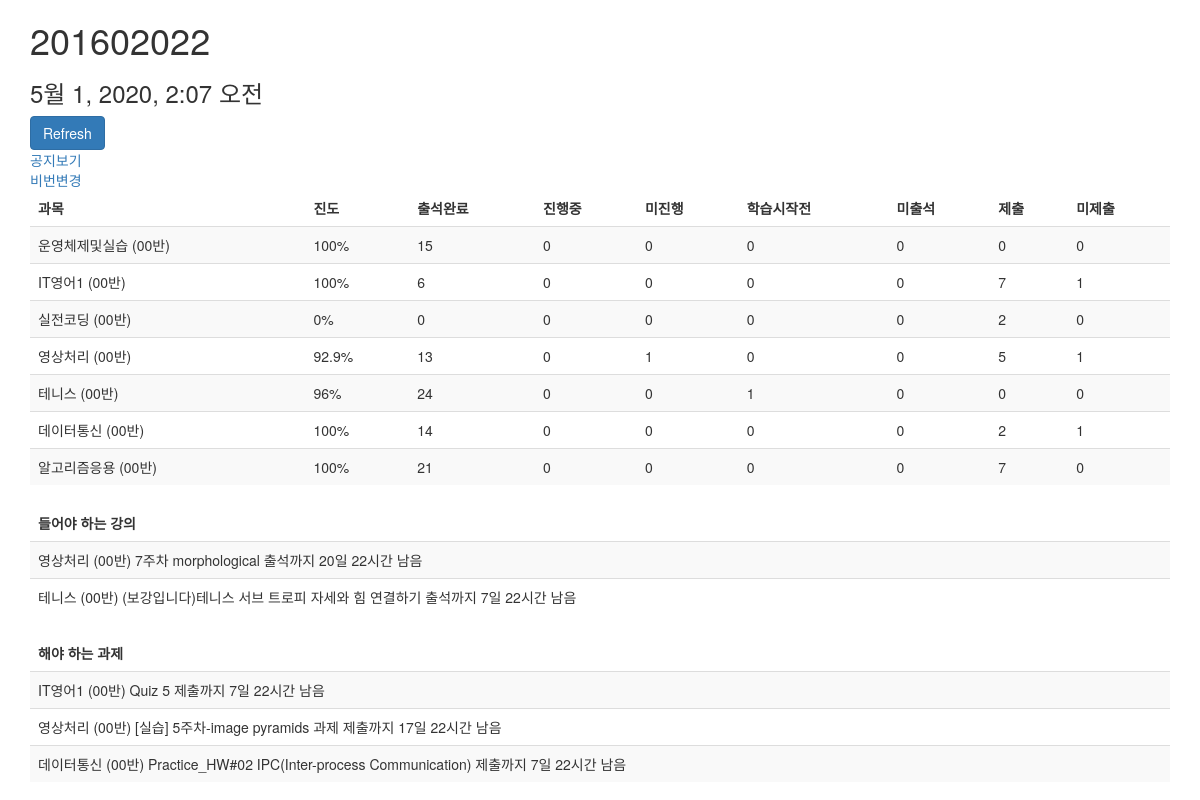
Page /elearn/ (signed in) on the earlier database version.
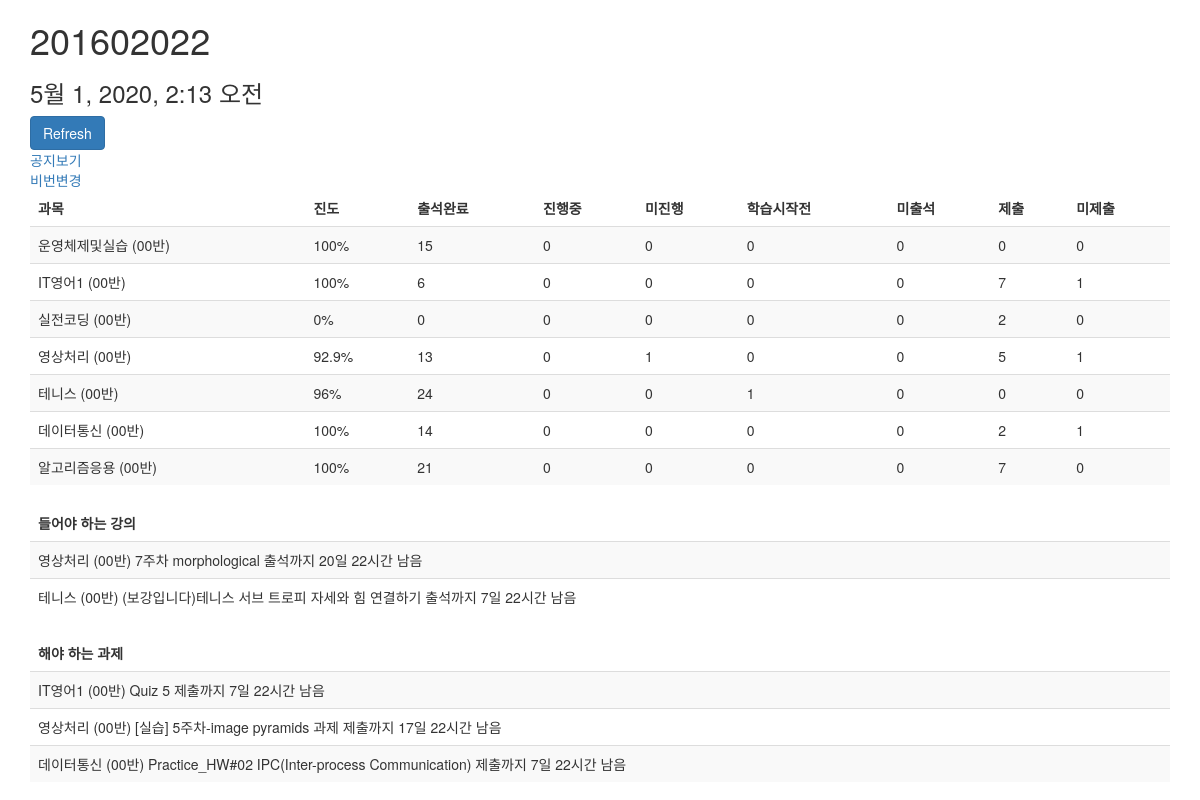
Same page on the later database version.
### login/models.py (models this page shows)
class Profile(models.Model):
	user = models.OneToOneField(User, on_delete=models.CASCADE)
	portal_id = models.CharField(max_length=50)
	portal_pw = models.CharField(max_length=50)
	last_update = models.DateTimeField(default=timezone.now)

### cse_notice/views.py (the view)
# urls.py: path('elearn/', notices.elearn, name='elearn'),
def elearn(request):
	profile = Profile.objects.get(user=request.user)
	context = ec.get_context(profile)
	if request.method == "POST":
		context = ec.fetch_and_update(profile)
	return render(request, 'notice/elearn.html', context)

### elearn_crawler.py (called while the page is built)
def get_context(profile):
    elearns = ElearnData.objects.filter(userID=profile)
    videos2watch = []
    reports2do = []
    for data in elearns:
        videos = json.loads(data.videos2watch)
        for video in videos:
            videos2watch.append(video)
        reports = json.loads(data.reports2do)
        for report in reports:
            reports2do.append(report)
    context = {
        'profile': profile,
        'classes': elearns,
        'videos': videos2watch,
        'reports': reports2do,
    }
    return context

### templates/notice/elearn.html (shortened to what this page needs)
<!DOCTYPE html>
<html lang="en">
<head>
  <link rel="stylesheet" href="http://maxcdn.bootstrapcdn.com/bootstrap/3.3.6/css/bootstrap.min.css">
</head>
<body>
<div class="container">
    <h1>{{profile.portal_id}}</h1>
    <h3>{{profile.last_update}}</h3>
    <form method="POST" action="{% url 'elearn'%}">
        <input type="submit" class="btn btn-primary" value="Refresh">
        <div>
			<a href="{% url 'notice' %}" class="txt1">
				공지보기
			</a>
        </div>
        <div>
			<a href="{% url 'setting' %}" class="txt1">
				비번변경
			</a>
        </div>
    </form>
    <table class="table table-striped">
        <thead>
            <tr>
                <td><B>과목</B></td>
                <td><B>진도</B></td>
                <td><B>출석완료</B></td>
                <td><B>진행중</B></td>
                <td><B>미진행</B></td>
                <td><B>학습시작전</B></td>
                <td><B>미출석</B></td>
                <td><B>제출</B></td>
                <td><B>미제출</B></td>
            </tr>
        </thead>
        <tbody>
            {% for class in classes %}
            <tr>
                <td>{{class.title}}</td>
                <td>{{class.percentage}}</td>
                <td>{{class.video0}}</td>
                <td>{{class.video1}}</td>
                <td>{{class.video2}}</td>
                <td>{{class.video3}}</td>
                <td>{{class.video4}}</td>
                <td>{{class.report0}}</td>
                <td>{{class.report1}}</td>
            </tr>
            {% endfor %}
        </tbody>
    </table>
    <table class="table table-striped">
        <thead>
            <tr>
                <td><B>들어야 하는 강의</B></td>
            </tr>
        </thead>
        <tbody>
            {% for video in videos %}
            <tr>
                <td>{{video}}</td>
            </tr>
            {% endfor %}
        </tbody>
    </table>
    <table class="table table-striped">
        <thead>
            <tr>
                <td><B>해야 하는 과제</B></td>
            </tr>
        </thead>
        <tbody>
            {% for report in reports %}
            <tr>
                <td>{{report}}</td>
            </tr>
            {% endfor %}
        </tbody>
    </table>
</body>

Differences in the rows shown:
changed Profile: last_update "5월 1, 2020, 2:07 오전" → "5월 1, 2020, 2:13 오전"
